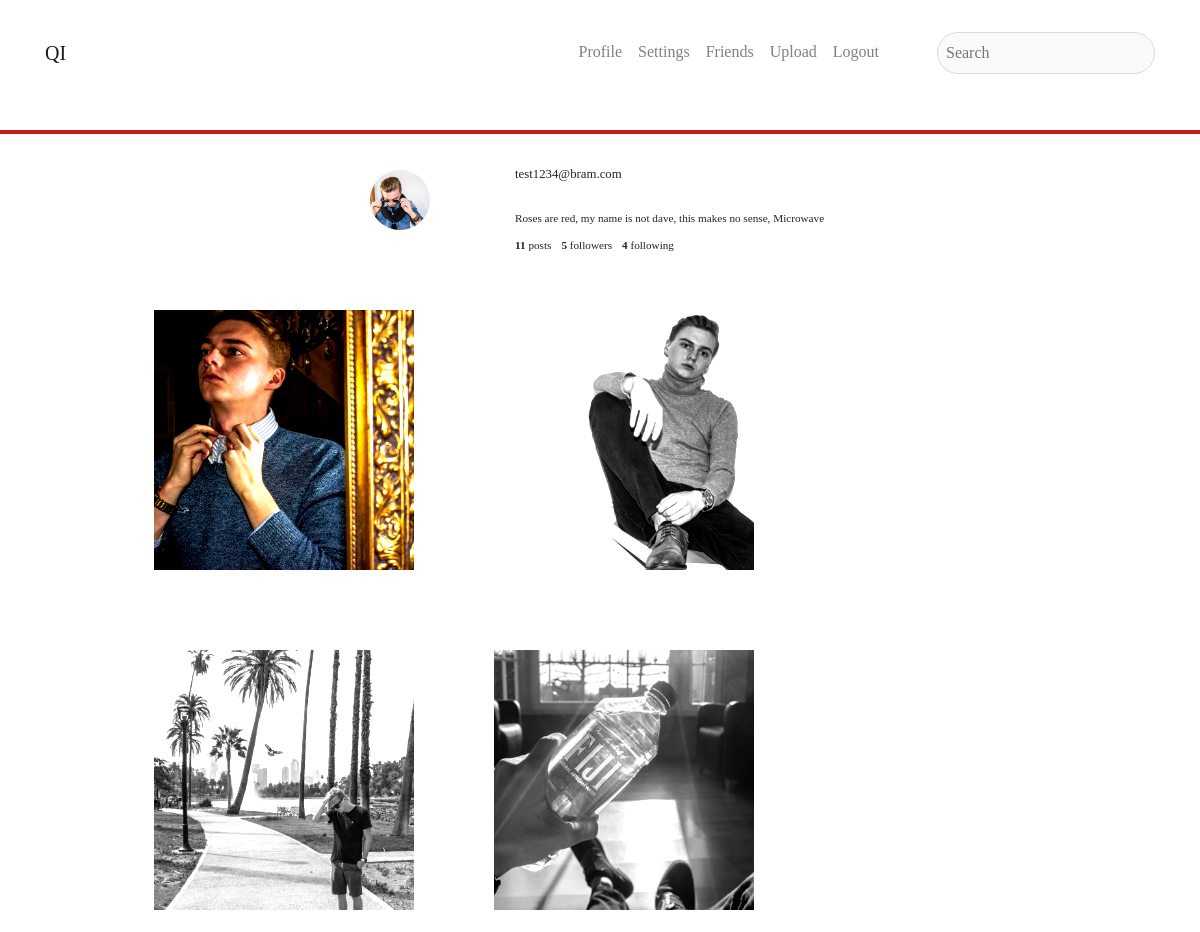
/profile.php?userID=48 (signed in, upper part), run on an earlier commit of the app's database.
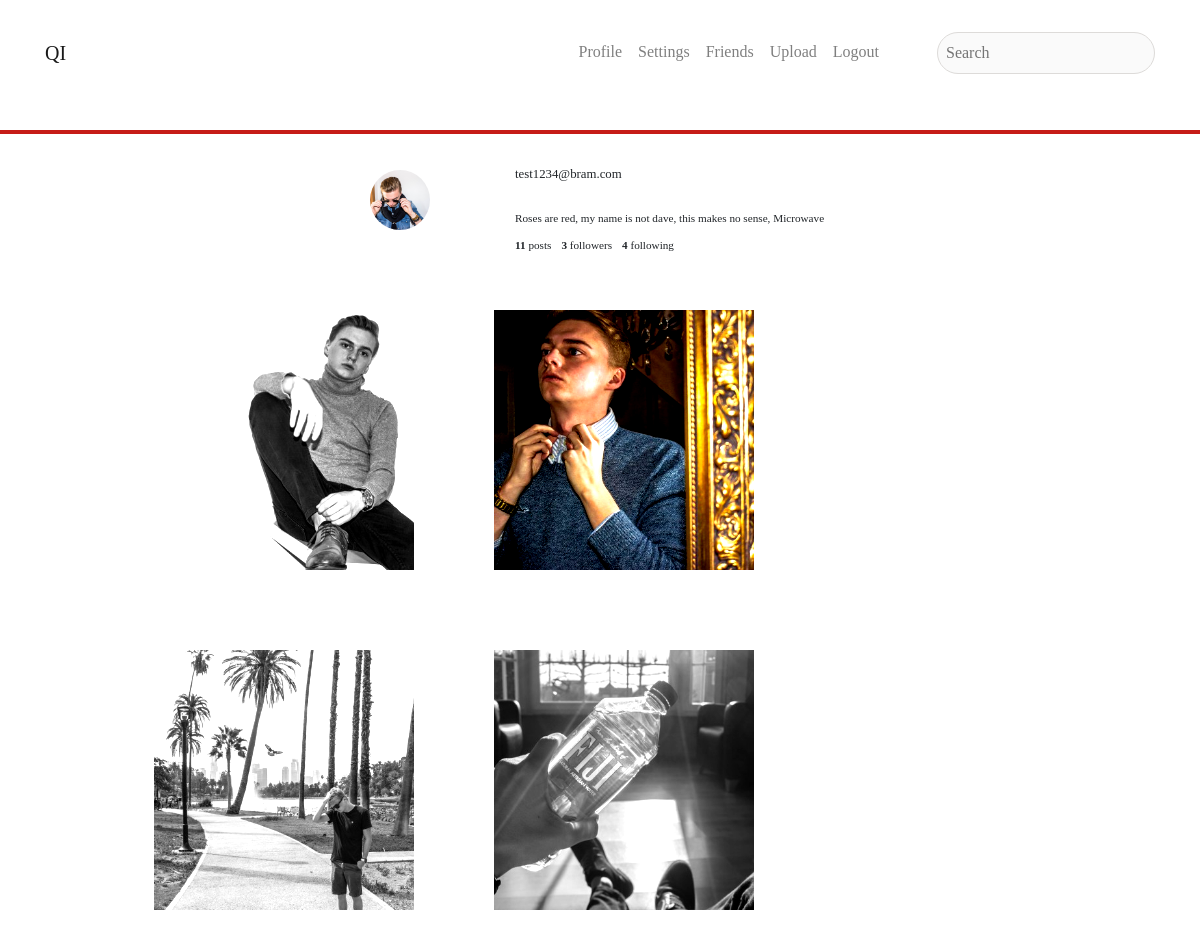
And on a later commit of the database.
### tables this page shows
CREATE TABLE `posts` (
  `id` int(11) NOT NULL,
  `filelocation` varchar(500) NOT NULL,
  `imageuserid` int(11) NOT NULL,
  `besch` varchar(500) NOT NULL,
  `user` varchar(500) NOT NULL,
  `timestamp` timestamp NOT NULL DEFAULT CURRENT_TIMESTAMP ON UPDATE CURRENT_TIMESTAMP,
  `filter` varchar(20) NOT NULL,
  `location` varchar(255) NOT NULL
);

### classes/User.class.php (called while the page is built, shortened)
<?php
class User{
    public function getProfile($userid)
    {
        $conn=Db::getInstance();
        $getProfile = $conn->prepare("select * from users where id = :id");
        $getProfile->bindValue(':id',$userid);
        $getProfile->execute();
        $profileInfo = $getProfile->fetch(PDO::FETCH_ASSOC);
        return $profileInfo;
    }
    public function getProfileFeed($userid){
        $conn=Db::getInstance();
        $statement = $conn->prepare("select * from posts where imageuserid = :userid order by timestamp desc");
        $statement->bindValue(':userid', $userid);
        $statement->execute();
        $results = $statement->fetchAll();
        return $results;
    }
    public function getPostCount($userid){
        $conn=Db::getInstance();
        $statement = $conn->prepare("select * from posts where imageuserid = :userid order by timestamp desc");
        $statement->bindValue(':userid', $userid);
        $statement->execute();
        $statement->fetchAll();
        $postCount = $statement->rowCount();
        return $postCount;
    }
    public function getFollowCount($userid){
        $conn=Db::getInstance();
        $getFollowings = $conn->prepare("select * from friendlist where userid = :userid");
        $getFollowings->bindValue(":userid", $userid);
        $getFollowings->execute();
        $followingCount = $getFollowings->rowCount();
        return $followingCount;
    }
    public function getFollowerCount($userid){
        $conn=Db::getInstance();
        $getFollows = $conn->prepare("select * from friendlist where friendid = :friendid");
        $getFollows->bindValue(":friendid", $userid);
        $getFollows->execute();
        $followCount = $getFollows->rowCount();
        return $followCount;
    }
}

### profile.php (the view, shortened to what this page needs)
<?php
include_once ("classes/User.class.php");
include_once ("classes/postDetails.class.php");
if(!empty($_GET)) {
    $userID = $_GET['userID'];
    $profile = new User();
    $r=$profile->getProfile($userID);
    $followers=$profile->getFollowCount($userID);
    $follow=$profile->getFollowerCount($userID);
    $postcount=$profile->getPostCount($userID);
    $username = $r['email'];
    $bioText = $r['bio'];
    $avatar = $r['avatar'];
    $userID = $r['id'];
if($_SESSION['userid']===$_SESSION['targetUserID']){
        $feed = new User();
        $res = $feed->getProfileFeed($userID);
}
}
?><!doctype html>
<html lang="en">
<head>
    <link rel="stylesheet" href="css/reset.css">
    <link rel="stylesheet" href="css/profile.css">
    <link rel="stylesheet" href="css/cssgram.min.css">
</head>
<body>
<?php include_once ('includes/nav.inc.php');?>
<div  style="padding-top: 120px; id="box">
<div class="profileInfo">
    <img class="profilePhoto" src="<?php echo $avatar?>" alt="profile photo">
    <div class="profileDetails">
        <div class="editProfile">
            <p class="userName"><?php echo $username; ?></p>
        </div>
        <p class="userDescription"><?php echo $bioText; ?></p>
        <ul class="userStats">
            <li><span><?php echo $postcount; ?></span> posts</li>
            <li><span><?php echo $follow?></span> followers</li>
            <li><span><?php echo $followers?></span> following</li>
        </ul>
    </div>
</div>
<main class="feedContainer">
    <div class="profileFeed">
        <?php foreach($res as $post): ?>
            <a href="postDetail.php?imageID=<?php echo $post['id']; ?>">
                <div class="feedBox">
                        <img class="<?php echo $post['filter']?>" src="<?php echo $post['filelocation']; ?>" alt="">
                </div>
            </a>
        <?php endforeach; ?>
    </div>
</div>
</body>
</html>

What changed in the data, as far as the page shows it:
changed posts (number 1 of 4 on the later page): moves up the list
Also different on the page:
$follow: "5" → "3"
